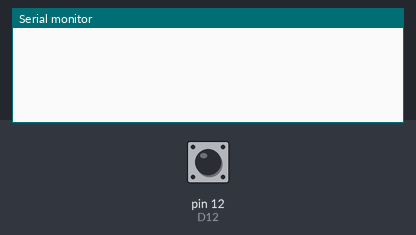
Simulated run of this sketch. Board: Arduino Uno, built with avr-gcc and run on an emulated ATmega328P. Shown: the last lines printed to the serial monitor. The test bench sets the inputs (shaded band); at power-on: pin 12 (D12) HIGH.

Above: at 1.2 s.
1.3 s: pin 12 (D12) pulled LOW for 0.15 s
At 1.8 s:
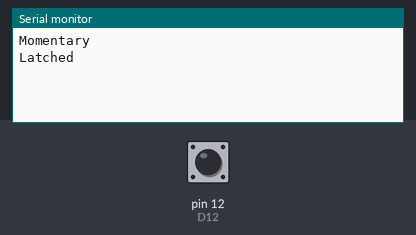
2.9 s: pin 12 (D12) pulled LOW for 1 s
At 4.2 s:
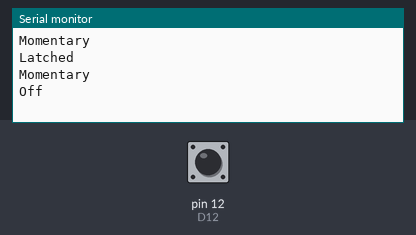
5.4 s: pin 12 (D12) pulsed LOW 2 times (0.12 s each, 0.3 s apart)
At 6.4 s:
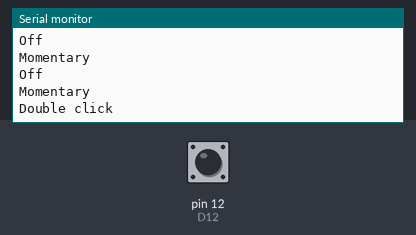

The sketch:

rotary_encoder.ino
```cpp
/*
  File Name: rotary_encoder.ino
  Created By: Stephen Trotnic
  Date: December 11th, 2018
  Purpose: Test application for Bourns PEC11 Series Rotary Encoder
  Released into the public domain.
*/

/* LIBRARY INCLUDES */
#include "port.h"
#include "rotary_encoder.h"

ClickEncoder rotary_encoder;

uint8_t button=0, left=0, right=0;
uint8_t last_button=0;

void setup() {
  // COMMUNICATIONS INITIALIZATION
  Serial.begin(9600);
  //Wire.begin();
  //SPI.begin();

  // HARDWARE INITIALIZATION
  portInit();

}

void loop() {
  button = rotary_encoder.buttonState();
  if (button != last_button) {
    rotary_encoder.printButtonState(button);
  }
  last_button = button;

}
```

rotary_encoder.cpp
```cpp
/*
  File Name: rotary_encoder.cpp
  Created By: Stephen Trotnic
  Date: December 12th, 2018
  Purpose: Rotary Encoder hardware driver for Bourns PEC11 Series
  Released into the public domain.
*/

#include "rotary_encoder.h"

uint8_t ClickEncoder::buttonState() {
  static uint32_t last_change_time=0, double_click_time=0;
  static uint8_t last_state=0, current_state=0, button_state=0;
  static uint8_t debounce_state=LOW, click_state=LOW, double_click_state=0;

  current_state = digitalRead(ROTARY_BUTTON);

  if ((current_state != last_state) && !debounce_state) {
    debounce_state = HIGH;
    if (current_state < last_state) {
      double_click_time = last_change_time;
      double_click_state++;
      button_state = MOMENTARY;
    }
    else if (current_state > last_state) {
      if (double_click_state >= 1) {
        button_state = DOUBLE_CLICK;
      }
      else if ((button_state == MOMENTARY) && ((millis() - last_change_time) < _momentary_delay)) {
        if (click_state) {
          button_state = OFF;
        }
        else {
          button_state = LATCHED;
        }
        click_state = !click_state;
      }
      else {
        button_state = OFF;
      }
    }
    last_change_time = millis();
  }

  if (((millis() - last_change_time) > _debounce_delay) && debounce_state) {
    debounce_state = LOW;
    last_state = current_state;
  }

  if ((millis() - double_click_time) > _double_click_delay) {
    double_click_state = 0;
  }

  return button_state;
}

void ClickEncoder::printButtonState(uint8_t button) {
  if (button == OFF) {
    Serial.println("Off");
  }
  if (button == MOMENTARY) {
    Serial.println("Momentary");
  }
  if (button == LATCHED) {
    Serial.println("Latched");
  }
  if (button == DOUBLE_CLICK) {
    Serial.println("Double click");
  }
}
```

rotary_encoder.h
```cpp
/*
  File Name: rotary_encoder.h
  Created By: Stephen Trotnic
  Date: December 12th, 2018
  Purpose: Rotary Encoder driver library for Bourns PEC11 Series
  Released into the public domain.
*/

#ifndef ROTARY_ENCODER_H
#define ROTARY_ENCODER_H

#include "port.h"

class ClickEncoder {
  public:
    uint8_t buttonState();
    void encoder();
    void printButtonState(uint8_t button);
    const uint8_t OFF = 0;
    const uint8_t MOMENTARY = 1;
    const uint8_t LATCHED = 2;
    const uint8_t DOUBLE_CLICK = 3;
  private:
    const uint16_t _debounce_delay = 10;
    const uint16_t _momentary_delay = 250;
    const uint16_t _double_click_delay = 500;
};

#endif
```

port.cpp
```cpp
/*
  File Name: port.cpp
  Created By: Stephen Trotnic
  Date: December 2nd, 2018
  Purpose: Port instantiation for Arduino Uno
  Released into the public domain.
*/

#include "Arduino.h"
#include "port.h"

void portInit() {
  /* DIGITAL PIN INITIALIZATION */
  (DIGITAL_PIN_TYPE[0]  == 0) ? pinMode(RX,  OUTPUT) : pinMode(RX,  INPUT);
  (DIGITAL_PIN_TYPE[1]  == 0) ? pinMode(TX,  OUTPUT) : pinMode(TX,  INPUT);
  (DIGITAL_PIN_TYPE[2]  == 0) ? pinMode(D2,  OUTPUT) : pinMode(D2,  INPUT);
  (DIGITAL_PIN_TYPE[3]  == 0) ? pinMode(D3,  OUTPUT) : pinMode(D3,  INPUT);
  (DIGITAL_PIN_TYPE[4]  == 0) ? pinMode(D4,  OUTPUT) : pinMode(D4,  INPUT);
  (DIGITAL_PIN_TYPE[5]  == 0) ? pinMode(D5,  OUTPUT) : pinMode(D5,  INPUT);
  (DIGITAL_PIN_TYPE[6]  == 0) ? pinMode(D6,  OUTPUT) : pinMode(D6,  INPUT);
  (DIGITAL_PIN_TYPE[7]  == 0) ? pinMode(D7,  OUTPUT) : pinMode(D7,  INPUT);
  (DIGITAL_PIN_TYPE[8]  == 0) ? pinMode(D8,  OUTPUT) : pinMode(D8,  INPUT);
  (DIGITAL_PIN_TYPE[9]  == 0) ? pinMode(D9,  OUTPUT) : pinMode(D9,  INPUT);
  (DIGITAL_PIN_TYPE[10] == 0) ? pinMode(D10, OUTPUT) : pinMode(D10, INPUT_PULLUP);
  (DIGITAL_PIN_TYPE[11] == 0) ? pinMode(D11, OUTPUT) : pinMode(D11, INPUT_PULLUP);
  (DIGITAL_PIN_TYPE[12] == 0) ? pinMode(D12, OUTPUT) : pinMode(D12, INPUT_PULLUP);
  (DIGITAL_PIN_TYPE[13] == 0) ? pinMode(D13, OUTPUT) : pinMode(D13, INPUT);
/*
  (DIGITAL_PIN_INIT_VALUE[0]  == 0) ? digitalWrite(RX,  LOW) : digitalWrite(RX,  HIGH);
  (DIGITAL_PIN_INIT_VALUE[1]  == 0) ? digitalWrite(TX,  LOW) : digitalWrite(TX,  HIGH);
  (DIGITAL_PIN_INIT_VALUE[2]  == 0) ? digitalWrite(D2,  LOW) : digitalWrite(D2,  HIGH);
  (DIGITAL_PIN_INIT_VALUE[3]  == 0) ? digitalWrite(D3,  LOW) : digitalWrite(D3,  HIGH);
  (DIGITAL_PIN_INIT_VALUE[4]  == 0) ? digitalWrite(D4,  LOW) : digitalWrite(D4,  HIGH);
  (DIGITAL_PIN_INIT_VALUE[5]  == 0) ? digitalWrite(D5,  LOW) : digitalWrite(D5,  HIGH);
  (DIGITAL_PIN_INIT_VALUE[6]  == 0) ? digitalWrite(D6,  LOW) : digitalWrite(D6,  HIGH);
  (DIGITAL_PIN_INIT_VALUE[7]  == 0) ? digitalWrite(D7,  LOW) : digitalWrite(D7,  HIGH);
  (DIGITAL_PIN_INIT_VALUE[8]  == 0) ? digitalWrite(D8,  LOW) : digitalWrite(D8,  HIGH);
  (DIGITAL_PIN_INIT_VALUE[9]  == 0) ? digitalWrite(D9,  LOW) : digitalWrite(D9,  HIGH);
  (DIGITAL_PIN_INIT_VALUE[10] == 0) ? digitalWrite(D10, LOW) : digitalWrite(D10, HIGH);
  (DIGITAL_PIN_INIT_VALUE[11] == 0) ? digitalWrite(D11, LOW) : digitalWrite(D11, HIGH);
  (DIGITAL_PIN_INIT_VALUE[12] == 0) ? digitalWrite(D12, LOW) : digitalWrite(D12, HIGH);
  (DIGITAL_PIN_INIT_VALUE[13] == 0) ? digitalWrite(D13, LOW) : digitalWrite(D13, HIGH);
*/
  /* ANALOG PIN INITIALIZATION */
  //analogWrite(A0, ANALOG_PIN_INIT_VALUE[0]);
  //analogWrite(A1, ANALOG_PIN_INIT_VALUE[1]);
  //analogWrite(A2, ANALOG_PIN_INIT_VALUE[2]);
  //analogWrite(A3, ANALOG_PIN_INIT_VALUE[3]);
  //analogWrite(A4, ANALOG_PIN_INIT_VALUE[4]);
  //analogWrite(A5, ANALOG_PIN_INIT_VALUE[5]);
}
```

port.h
```cpp
/*
  File Name: port.h
  Created By: Stephen Trotnic
  Date: December 2nd, 2018
  Purpose: Port manipulation for Arduino Uno
  Released into the public domain.
*/

#ifndef PORT_H
#define PORT_H

#include "Arduino.h"

//#define int8_t char;
//#define int16_t int;
//#define int32_t long;
//#define uint8_t unsigned char;
//#define uint16_t unsigned int;
//#define uint32_t unsigned long;

/* DEFAULT PIN DEFINITIONS */
const uint8_t RX  = 0;
const uint8_t TX  = 1;
const uint8_t D2  = 2;
const uint8_t D3  = 3;
const uint8_t D4  = 4;
const uint8_t D5  = 5;
const uint8_t D6  = 6;
const uint8_t D7  = 7;
const uint8_t D8  = 8;
const uint8_t D9  = 9;
const uint8_t D10 = 10;
const uint8_t D11 = 11;
const uint8_t D12 = 12;
const uint8_t D13 = 13;
const int8_t  DIGITAL_PIN_TYPE[14] = {1, 1, 1, 1, 1, 1, 1, 1, 1, 1, 1, 1, 1, 1};
const int8_t  DIGITAL_PIN_INIT_VALUE[14] = {0, 0, 0, 0, 0, 0, 0, 0, 0, 0, 0, 0, 1, 0};
const uint16_t ANALOG_PIN_INIT_VALUE[6] = {0, 0, 0, 0, 0, 0};

/* APPLICATION SPECIFIC PINS */
const uint8_t ROTARY_LEFT = D10;
const uint8_t ROTARY_RIGHT = D11;
const uint8_t ROTARY_BUTTON = D12;

void portInit();

#endif
```

Measured:
- after the input at 1.3 s, the serial monitor: prints a new line at once (image 1)
- after the input at 2.9 s, the serial monitor: prints a new line after 1.0 s (image 2)
- after the input at 5.4 s, the serial monitor: prints a new line after 0.42 s (image 3)
